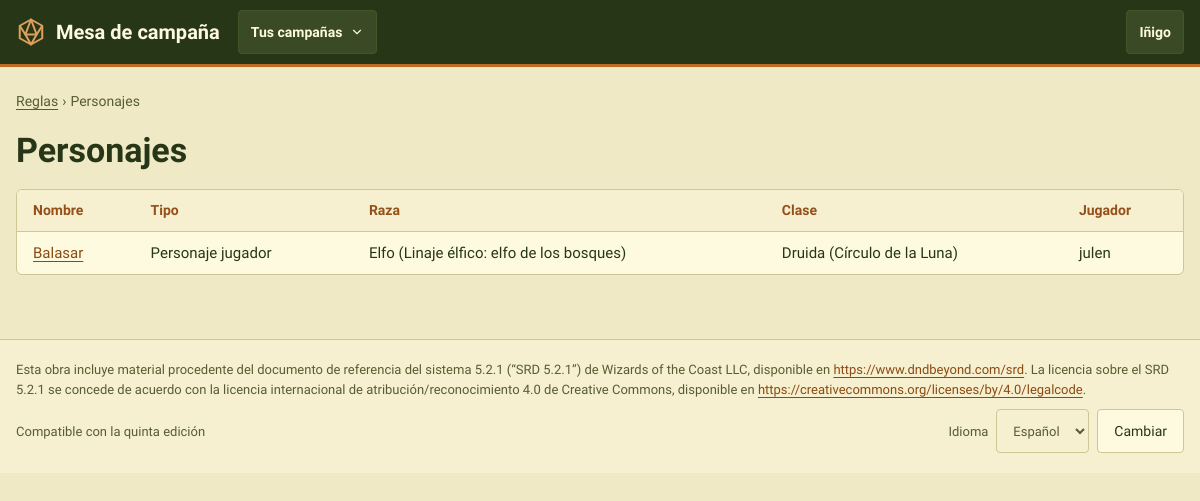
Page /reglas/personajes/ (signed in) on the committed database.
### CampaignManager/models.py (models this page shows, shortened)
class User(AbstractUser):
    pass

class Character(models.Model):
    class Status(models.TextChoices):
        PENDIENTE = "pendiente", "Pendiente"
        APROBADO = "aprobado", "Aprobado"
    name = models.CharField(max_length=100)
    xp = models.IntegerField(default=0)
    level = models.PositiveSmallIntegerField(
        default=1,
        validators=[MinValueValidator(1), MaxValueValidator(rules.MAX_LEVEL)],
        help_text="Level reached. It can be behind the XP until the player levels up",
    )
    hp = models.IntegerField(help_text="Maximum hit points")
    temp_hp = models.IntegerField(help_text="Current hit points")
    ac = models.IntegerField(help_text="Armor class")
    temp_ap = models.IntegerField(default=0, help_text="Current armor points")
    inspiration = models.IntegerField(default=0)
    strength = models.IntegerField()
    dexterity = models.IntegerField()
    constitution = models.IntegerField()
    intelligence = models.IntegerField()
    wisdom = models.IntegerField()
    charisma = models.IntegerField()
    portrait = models.ImageField(upload_to="retratos/", blank=True)
    background = models.TextField(blank=True)
    notes = models.TextField(blank=True, help_text="The player's own notes")
    status = models.CharField(max_length=10, choices=Status.choices, default=Status.APROBADO)
    dead = models.BooleanField(default=False)
    knocked_down_in = models.ForeignKey(
        "Encounter", on_delete=models.SET_NULL, null=True, blank=True, related_name="+",
        help_text="The fight in which the character was last knocked down",
    )
    magic_points = models.PositiveIntegerField(default=0)
    magic_points_bonus = models.IntegerField(
        default=0, help_text="The master's adjustment to the magic points the class gives at this level (can be negative)")
    player = models.ForeignKey(User, on_delete=models.SET_NULL, null=True, blank=True)
    char_class = models.ForeignKey("CharacterClass", on_delete=models.PROTECT)
    subclass = models.ForeignKey("Subclass", on_delete=models.PROTECT, null=True, blank=True)
    race = models.ForeignKey("Race", on_delete=models.PROTECT)
    subrace = models.ForeignKey("Subrace", on_delete=models.PROTECT, null=True, blank=True)
    campaigns = models.ManyToManyField("Campaign", blank=True, related_name="characters")
    is_npc = models.BooleanField(default=False)
    template = models.ForeignKey(
        "self",
        on_delete=models.CASCADE,
        null=True,
        blank=True,
        related_name="copies",
        limit_choices_to={"is_npc": True, "template__isnull": True},
        help_text="Only for NPC copies: the NPC template this character was made from",
    )
    abilities = models.ManyToManyField("Ability", through="CharacterAbility", blank=True)
    spells = models.ManyToManyField("Spell", blank=True)
    items = models.ManyToManyField("Item", through="Inventory")
    effects = models.ManyToManyField("Effect", through="ActiveEffect")
    class Meta:
        ordering = ["name"]
        indexes = [models.Index(fields=["is_npc", "status"])]
        constraints = [
            models.CheckConstraint(
                condition=models.Q(template__isnull=True) | models.Q(is_npc=True),
                name="template_only_for_npcs",
                violation_error_message="Only NPCs can have a template.",
            ),
            models.CheckConstraint(
                condition=models.Q(level__gte=1, level__lte=rules.MAX_LEVEL),
                name="level_from_1_to_max",
            ),
        ]

class Race(models.Model):
    name = models.CharField(max_length=100)
    description = models.TextField(blank=True)
    speed = models.IntegerField(help_text="In meters")
    abilities = models.ManyToManyField("Ability", through="RaceAbility")
    def __str__(self):
        return self.name

class Subrace(models.Model):
    name = models.CharField(max_length=100)
    description = models.TextField(blank=True)
    race = models.ForeignKey("Race", on_delete=models.CASCADE, related_name="subraces")
    abilities = models.ManyToManyField("Ability", through="SubraceAbility")
    def __str__(self):
        return self.name

class CharacterClass(models.Model):
    class Magic(models.TextChoices):
        COMPLETA = "completa", "Lanzador completo"
        MEDIA = "media", "Medio lanzador"
        PACTO = "pacto", "Magia de pacto"
        NINGUNA = "ninguna", "Sin magia"
    name = models.CharField(max_length=100)
    primary_ability = models.CharField(max_length=50)
    description = models.TextField(blank=True)
    magic = models.CharField(max_length=10, choices=Magic.choices, default=Magic.NINGUNA,
                             help_text="Gives the character's magic points at each level")
    abilities = models.ManyToManyField("Ability", through="ClassAbility")
    spells = models.ManyToManyField("Spell", blank=True)
    class Meta:
        verbose_name_plural = "character classes"
    def __str__(self):
        return self.name

class Subclass(models.Model):
    name = models.CharField(max_length=100)
    description = models.TextField(blank=True)
    char_class = models.ForeignKey("CharacterClass", on_delete=models.CASCADE, related_name="subclasses")
    abilities = models.ManyToManyField("Ability", through="SubclassAbility")
    class Meta:
        verbose_name_plural = "subclasses"
    def __str__(self):
        return self.name

### CampaignManager/views.py (the view)
# urls.py: path("reglas/personajes/", views.CharacterListView.as_view(), name="character_list"),
class CharacterListView(LoginRequiredMixin, ListView):
    context_object_name = "characters"
    template_name = "character_list.html"
    def get_queryset(self):
        return visible_characters(self.request.user).select_related(
            "race", "subrace", "char_class", "subclass", "player").order_by("name")

### CampaignManager/context_processors.py (called while the page is built, shortened)
def campaign_nav(request):
    user = getattr(request, "user", None)
    if user is None or not user.is_authenticated:
        return {}
    campaigns = list(user_campaigns(user).prefetch_related("masters"))
    match = getattr(request, "resolver_match", None)
    campaign_id = match.kwargs.get("campaign_id") if match else None
    current = next((c for c in campaigns if c.pk == campaign_id), None)
    context = {"nav_campaigns": [
        {"campaign": c, "is_master": user in c.masters.all(), "status": _(STATUS_TEXT[c.status])} for c in campaigns
    ]}
    if current is None:
        return context

### CampaignManager/permissions.py (called while the page is built)
def user_campaigns(user):
    if not user.is_authenticated:
        return Campaign.objects.none()
    return Campaign.objects.filter(Q(masters=user) | Q(players=user)).distinct()

def visible_characters(user):
    if not user.is_authenticated:
        return Character.objects.none()
    visible = (Q(campaigns__masters=user)
               | Q(campaigns__players=user, is_npc=False, status=Character.Status.APROBADO)
               | Q(player=user))
    if user.dm_campaigns.exists():
        visible |= Q(is_npc=True, template__isnull=True, campaigns__isnull=True)
    return Character.objects.filter(visible).distinct()

### CampaignManager/templatetags/mesa.py (called while the page is built)
@register.simple_tag
def asset(path):
    url = static(path)
    found = finders.find(path)
    return f"{url}?v={int(os.path.getmtime(found))}" if found else url

### CampaignManager/templates/character_list.html (shortened to what this page needs)
{% extends "base.html" %}
{% load i18n %}
{% block content %}
<section class="pila" aria-labelledby="h-reglas">
    <nav class="migas" aria-label="{% translate 'Ruta' %}"><a href="{% url 'index' %}">{% translate "Reglas" %}</a> <span aria-hidden="true">›</span> <span>{% translate "Personajes" %}</span></nav>
    <h1 id="h-reglas">{% translate "Personajes" %}</h1>
    <div class="tarjeta sin-relleno tabla-marco">
        <table class="tabla">
            <thead><tr><th>{% translate "Nombre" %}</th><th>{% translate "Tipo" %}</th><th>{% translate "Raza" %}</th><th>{% translate "Clase" %}</th><th>{% translate "Jugador" %}</th></tr></thead>
            <tbody>
                {% for character in characters %}<tr><td><a href="{% url 'character_detail' character.pk %}">{{ character.name }}</a></td><td>{% if not character.is_npc %}{% translate "Personaje jugador" %}{% elif character.template_id %}{% translate "Copia de PNJ" %}{% else %}{% translate "Plantilla de PNJ" %}{% endif %}</td><td>{{ character.race }}{% if character.subrace %} ({{ character.subrace }}){% endif %}</td><td>{{ character.char_class }}{% if character.subclass %} ({{ character.subclass }}){% endif %}</td><td>{{ character.player|default:"—" }}</td></tr>
                {% empty %}<tr><td colspan="5" class="atenuado">{% translate "No hay personajes que puedas ver." %}</td></tr>{% endfor %}
            </tbody>
        </table>
    </div>
</section>
{% endblock %}

### CampaignManager/templates/base.html (shortened to what this page needs)
{% load static i18n mesa %}<!DOCTYPE html>
{% get_current_language as LANGUAGE_CODE %}
<html lang="{{ LANGUAGE_CODE }}">
<head>
    <link rel="stylesheet" href="{% asset 'css/mesa.css' %}">
</head>
<body>
<header class="cabecera">
    <div class="cabecera-inner">
        <a class="marca" href="{% url 'start' %}">
            <svg width="30" height="30" viewBox="0 0 24 24" fill="none" stroke="#DDA15E" stroke-width="1.6" stroke-linejoin="round" aria-hidden="true"><path d="M12 2 21 7v10l-9 5-9-5V7z"></path><path d="M12 2 7.5 14h9z"></path><path d="M3 7l4.5 7M21 7l-4.5 7M7.5 14 12 22l4.5-8"></path></svg>
            <span>Mesa de campaña</span>
        </a>
        {% if user.is_authenticated and nav_campaigns %}
        <details class="desplegable">
            <summary aria-label="{% translate 'Cambiar de campaña' %}">{% if nav_campaign %}{{ nav_campaign.name }}{% else %}{% translate "Tus campañas" %}{% endif %}
                <svg width="14" height="14" viewBox="0 0 24 24" fill="none" stroke="currentColor" stroke-width="2" stroke-linecap="round" aria-hidden="true"><path d="M6 9l6 6 6-6"></path></svg></summary>
        </details>
        {% endif %}
        {% if user.is_authenticated %}
        <details class="desplegable">
            <summary>{{ user.get_short_name|default:user.username }}</summary>
        </details>
        {% endif %}
    </div>
</header>
<main id="principal" class="contenido">
    {% block content %}{% endblock %}
</main>
<footer class="pie">
    <div class="pie-inner">
        <p lang="es">Esta obra incluye material procedente del documento de referencia del sistema 5.2.1 (“SRD 5.2.1”) de Wizards of the Coast LLC, disponible en <a href="https://www.dndbeyond.com/srd">https://www.dndbeyond.com/srd</a>. La licencia sobre el SRD 5.2.1 se concede de acuerdo con la licencia internacional de atribución/reconocimiento 4.0 de Creative Commons, disponible en <a href="https://creativecommons.org/licenses/by/4.0/legalcode">https://creativecommons.org/licenses/by/4.0/legalcode</a>.</p>
        <div class="fila-s" style="justify-content:space-between">
            <span>{% translate "Compatible con la quinta edición" %}</span>
            <form action="{% url 'set_language' %}" method="post" class="fila-s">
                <label for="idioma">{% translate "Idioma" %}</label>
                <select id="idioma" name="language" class="entrada" style="width:auto">
                    {% get_available_languages as LANGUAGES %}
                    {% for code, name in LANGUAGES %}<option value="{{ code }}" {% if code == LANGUAGE_CODE %}selected{% endif %}>{{ name }}</option>{% endfor %}
                </select>
                <button type="submit" class="btn">{% translate "Cambiar" %}</button>
            </form>
        </div>
    </div>
</footer>
</body>
</html>

### CampaignManager/static/css/mesa.css (style rules this page uses)
:root { --bg:#EFE9C6; --surface:#FEFAE0; --surface2:#F6F0D0; --line:#CFC696; --text:#283618; --text2:#3E4A26; --muted:#565D33; --accent:#606C38; --on-accent:#FEFAE0; --link:#8A4A12; --label:#94501A; --copper:#BC6C25; --ochre:#DDA15E; --accent-soft:#E8E6C2; --accent-soft-text:#3A4520; --hp:#A3561C; --ap:#606C38; --magic:#6A4A62; --track:#E2DAB0; --ok-bg:#E2E6C0; --ok-text:#3E4A1E; --warn-bg:#F6E2BC; --warn-text:#6E4410; --danger-bg:#F2D6C0; --danger-text:#8A3A10; --neutral-bg:#ECE6C4; --neutral-text:#3E4A26; --secret-bg:#E9E0DC; --secret-text:#5C3F54; --info-bg:#DDE3CF; --info-text:#33482E; --teal-bg:#D9E3CC; --teal-text:#2F5233; --r-card:6px; --r-ctl:4px; --font:'Cardo', Georgia, serif; --tap:44px; }
*,*::before,*::after { box-sizing:border-box }
html { -webkit-text-size-adjust:100% }
body { margin:0;background:var(--bg);color:var(--text);font-family:var(--font);font-size:16px;line-height:1.5 }
a { color:var(--link);text-underline-offset:3px }
h1,h2,h3,h4 { font-family:var(--font);font-weight:700;line-height:1.2;margin:0 }
h1 { font-size:34px }
p { margin:0 }
button,input,select,textarea { font:inherit;color:inherit }
button { cursor:pointer }
::placeholder { color:var(--muted);opacity:1 }
.cabecera { background:#283618;color:#FEFAE0;border-bottom:3px solid #BC6C25 }
.cabecera a { color:#FEFAE0 }
.cabecera-inner { max-width:1240px;margin:0 auto;padding:0 16px;display:flex;flex-wrap:wrap;align-items:center;gap:6px 18px;min-height:64px }
.marca { display:flex;align-items:center;gap:10px;font-weight:700;font-size:20px;text-decoration:none;min-height:var(--tap) }
.marca svg { flex:none }
.desplegable { position:relative }
.desplegable>summary { list-style:none;min-height:var(--tap);padding:0 12px;border-radius:var(--r-ctl);border:1px solid #46552C;background:#3A4A24;display:flex;align-items:center;gap:8px;font-size:14px;font-weight:700;cursor:pointer }
.contenido { max-width:1240px;margin:0 auto;padding:24px 16px 64px }
.pila { display:flex;flex-direction:column;gap:18px }
.fila-s { display:flex;flex-wrap:wrap;gap:8px;align-items:center }
.tarjeta { background:var(--surface);border:1px solid var(--line);border-radius:var(--r-card);padding:18px 20px;display:flex;flex-direction:column;gap:10px }
.tarjeta.sin-relleno { padding:0;overflow:hidden;gap:0 }
.btn { min-height:var(--tap);padding:0 16px;border-radius:var(--r-ctl);border:1px solid var(--line);background:var(--surface);color:var(--text);font-size:14px;display:inline-flex;align-items:center;justify-content:center;gap:8px;text-decoration:none;line-height:1.2 }
.entrada,.campo input:not([type=checkbox]):not([type=radio]):not([type=file]),.campo select,.campo textarea { min-height:var(--tap);padding:0 12px;border-radius:var(--r-ctl);border:1px solid var(--line);background:var(--surface2);width:100% }
.tabla-marco { overflow-x:auto }
.tabla { width:100%;border-collapse:collapse;font-size:15px }
.tabla th,.tabla td { text-align:left;padding:10px 16px;border-bottom:1px solid var(--line);vertical-align:top }
.tabla th { background:var(--surface2);color:var(--label);font-size:14px }
.tabla tr:last-child td { border-bottom:none }
.migas { display:flex;flex-wrap:wrap;align-items:center;gap:4px;font-size:14px;color:var(--muted) }
.migas a { color:var(--muted) }
.pie { border-top:1px solid var(--line);background:var(--surface2) }
.pie-inner { max-width:1240px;margin:0 auto;padding:20px 16px;display:flex;flex-direction:column;gap:10px;font-size:13px;color:var(--muted) }
.pie a { color:var(--link) }

### rows in the picture
User: get_short_name "Iñigo"
Character: name "Balasar", race "Elfo", subrace "Linaje élfico: elfo de los bosques", char_class "Druida", subclass "Círculo de la Luna", player "julen"

### other values in the picture
form field language "Español"
